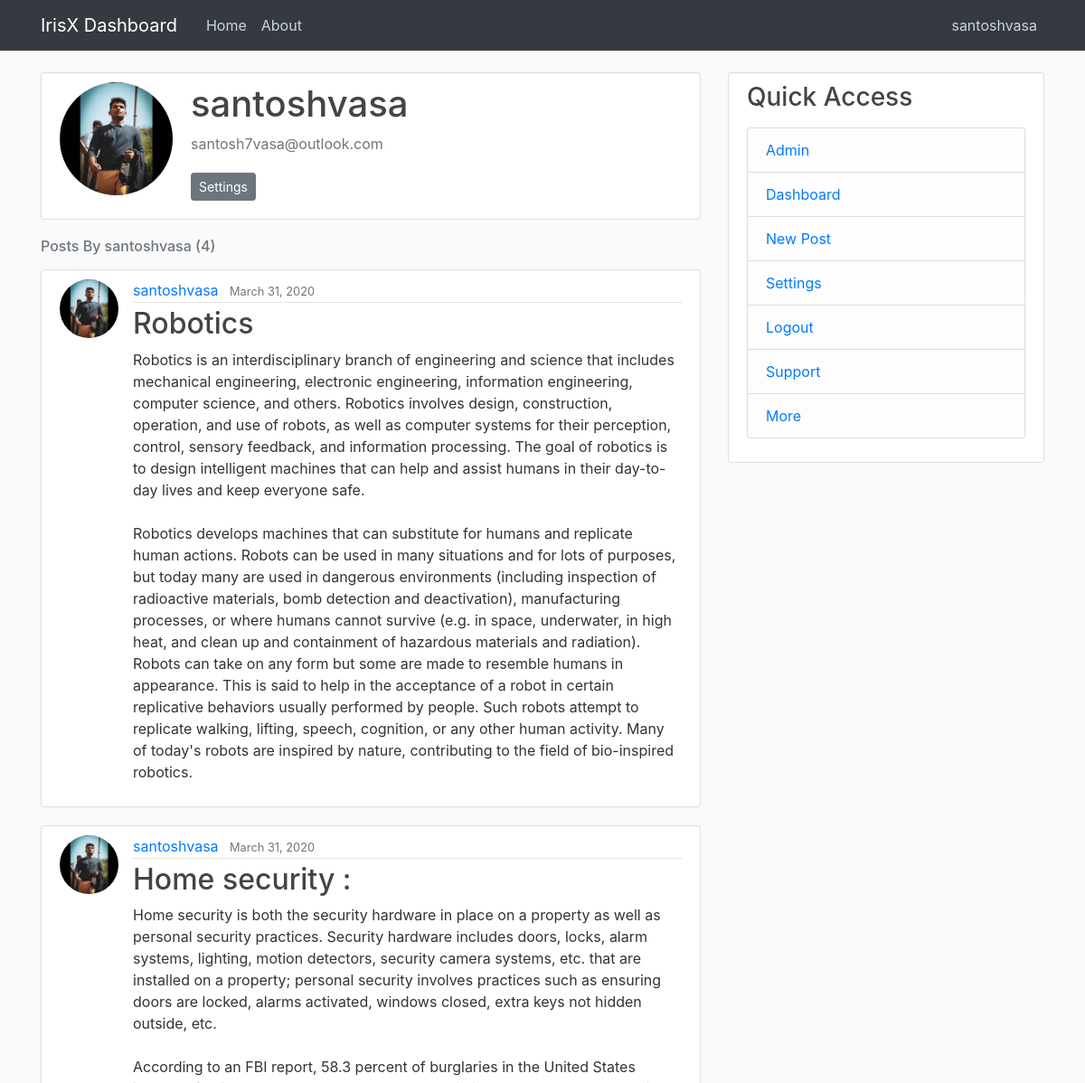
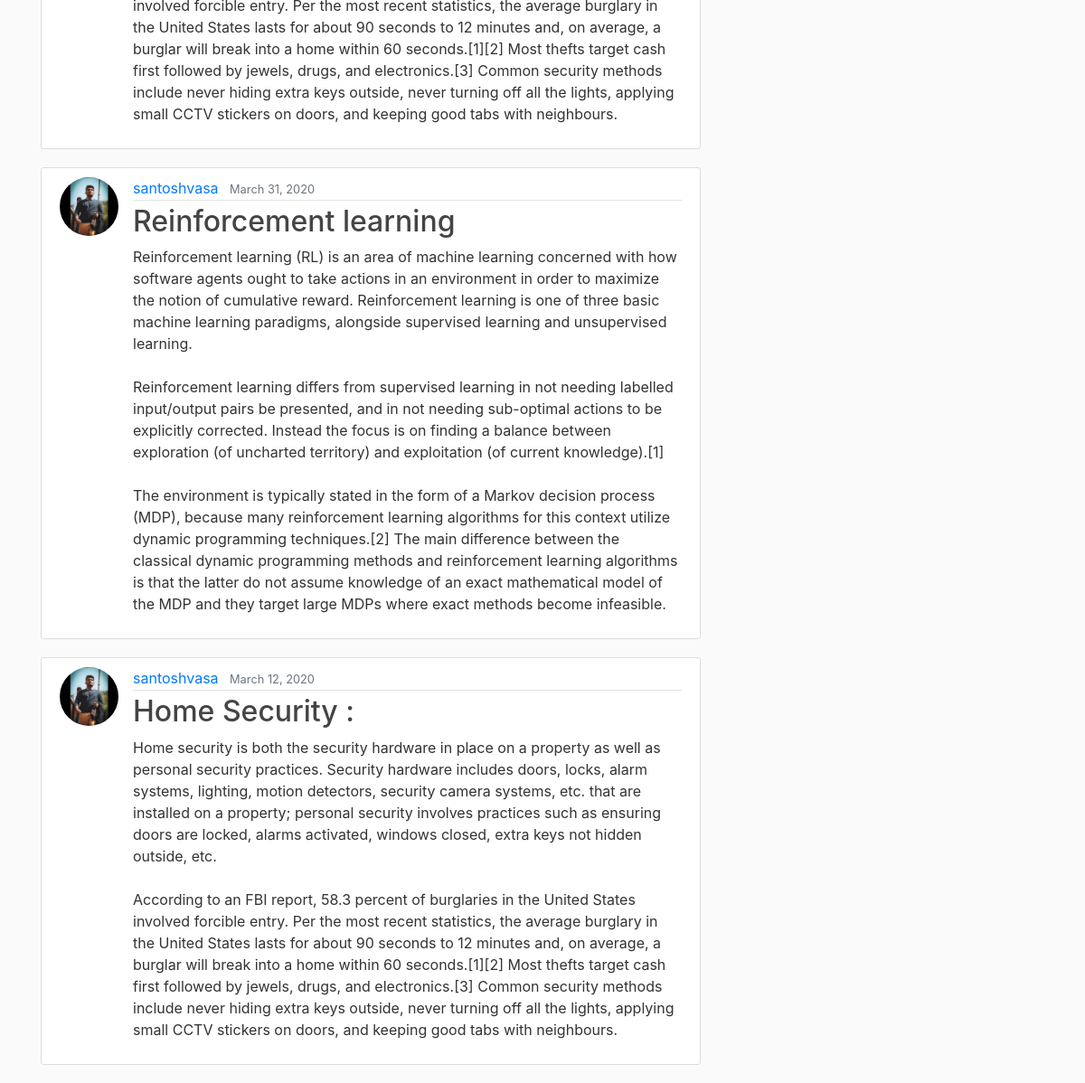
Screenshot of /user/santoshvasa (signed in) with the database file from the repository (2 pictures, top to bottom).
### blog/models.py (models this page shows, shortened)
class Post(models.Model):
    title = models.CharField(max_length=100)
    content = models.TextField()
    date_posted = models.DateTimeField(default=timezone.now)
    author = models.ForeignKey(User, on_delete=models.CASCADE)

### users/models.py (models this page shows, shortened)
class Profile(models.Model):
    user = models.OneToOneField(User, on_delete=models.CASCADE)
    image = models.ImageField(default='default.jpg', upload_to='profile_pics')

### blog/views.py (the view)
# urls.py: path('user/<str:username>', UserPostListView.as_view(), name='user-posts'),
class UserPostListView(ListView):
    model = Post
    template_name = "blog/user_posts.html"
    context_object_name = "posts"
    paginate_by = 5
    def get_queryset(self):
        user = get_object_or_404(User, username=self.kwargs.get('username'))
        return Post.objects.filter(author=user).order_by('-date_posted')

### blog/templates/blog/user_posts.html (shortened to what this page needs)
{% extends "blog/base.html" %}
{% block content %}
    {% for post in posts|slice:":1" %}
    <article class="media content-section">
    <div class="media">
      <img class="rounded-circle account-img" src="{{ post.author.profile.image.url }}">
      <div class="media-body">
        <h2 class="account-heading">{{ post.author.username }}</h2>
        <p class="text-secondary">{{ post.author.email }}</p>
        {% if post.author == user %}
        <a class = "btn btn-secondary btn-sm mt-1 mb-1" href="{% url 'profile' %}">Settings </a>
        {% endif %}
      </div>
    </div>
  </article>
  {% endfor %}
    <h6 class="mb-3 text-muted"> Posts By {{view.kwargs.username}} ({{page_obj.paginator.count}})</h6>
    {% for post in posts %}
        <article class="media content-section">
          <img class="rounded-circle article-img" src = "{{ post.author.profile.image.url }}">
          <div class="media-body">
            <div class="article-metadata">
              <a class="mr-2" href="{% url 'user-posts' post.author.username %}">{{ post.author }}</a>
              <small class="text-muted">{{ post.date_posted | date:"F d, Y" }}</small>
            </div>
            <h2><a class="article-title" href="{% url 'post-detail' post.id %}">{{ post.title }}</a></h2>
            <p class="article-content">{{ post.content }}</p>
          </div>
        </article>
    {% endfor %}
{% endblock content %}

### blog/templates/blog/base.html (shortened to what this page needs)
{% load static %}
<!doctype html>
<html lang="en">
  <head>
    <link rel="stylesheet" href="https://maxcdn.bootstrapcdn.com/bootstrap/4.0.0/css/bootstrap.min.css">
    <link rel="stylesheet" type="text/css" href="{% static 'blog/main.css' %}">
  </head>
  <body>
    <header class="site-header">
      <nav class="navbar navbar-expand-md navbar-dark bg-dark fixed-top">
        <div class="container">
          <a class="navbar-brand mr-4" href="{% url 'blog-home' %}">IrisX Dashboard</a>
          <div class="collapse navbar-collapse" id="navbarToggle">
            <div class="navbar-nav mr-auto">
              <a class="nav-item nav-link" href="{% url 'blog-home' %}">Home</a>
              <a class="nav-item nav-link" href="{% url 'blog-about' %}">About</a>
            </div>
            <div class="navbar-nav">
              {% if user.is_authenticated %}
              <a class="nav-item nav-link" href="{% url 'user-posts' user.username %}">{{ user.username }}</a>
              {% else %}
              <a class="nav-item nav-link" href="{% url 'login' %}">Login</a>
              <a class="nav-item nav-link" href="{% url 'register' %}">Register</a>
              {% endif %}
            </div>
          </div>
        </div>
      </nav>
    </header>
    <main role="main" class="container">
      <div class="row">
        <div class="col-md-8">
          {% block content %}{% endblock %}
        </div>
        <div class="col-md-4">
          <div class="content-section">
            <h3>Quick Access</h3>
            <p class='text-muted'>
              <ul class="list-group">
                {% if user.is_authenticated %}
                  {% if user.is_superuser %}
                    <li class="list-group-item list-group-item-light"><a href="/admin">Admin</a></li>
                  {% endif %}
                <li class="list-group-item list-group-item-light"><a href="#">Dashboard</a></li>
                <li class="list-group-item list-group-item-light"><a href="{% url 'post-create' %}">New Post</a></li>
                <li class="list-group-item list-group-item-light"><a href="#">Settings</a></li>
                <li class="list-group-item list-group-item-light"><a href="{% url 'logout' %}">Logout</a></li>
                {% else %}
                <li class="list-group-item list-group-item-light"><a href="{% url 'login' %}">Login</a></li>
                <li class="list-group-item list-group-item-light"><a href="{% url 'register' %}">Register</a></li>
                {% endif %}
                <li class="list-group-item list-group-item-light"><a href="#">Support</a></li>
                <li class="list-group-item list-group-item-light"><a href="#">More</a></li>
              </ul>
            </p>
          </div>
        </div>
      </div>
    </main>
  </body>
</html>

### blog/static/blog/main.css (style rules this page uses)
body { background: #fafafa; color: #333333; margin-top: 5rem; }
h1, h2, h3, h4, h5, h6 { color: #444444; }
ul { margin: 0; }
.site-header .navbar-nav .nav-link { color: #cbd5db; }
.content-section { background: #ffffff; padding: 10px 20px; border: 1px solid #dddddd; border-radius: 3px; margin-bottom: 20px; }
.article-title { color: #444444; }
.article-content { white-space: pre-line; }
.article-img { height: 65px; width: 65px; margin-right: 16px; }
.article-metadata { padding-bottom: 1px; margin-bottom: 4px; border-bottom: 1px solid #e3e3e3 }
.account-img { height: 125px; width: 125px; margin-right: 20px; margin-bottom: 16px; }
.account-heading { font-size: 2.5rem; }

### rows the page displays
Post: author.profile.image (picture), author.username "santoshvasa", author.email "santosh7vasa@outlook.com", shows "Settings", author "santoshvasa", date_posted "March 31, 2020", title "Robotics", content "Robotics is an interdisciplinary branch of engineering and science that includes mechanical engineering, electronic engineering, information engineering, computer science, and others. Robotics involves design, construction, operation, and use of robots, as well as computer systems for their perception, control, sensory feedback, and information processing. The goal of robotics is to design intelligent machines that can help and assist humans in their day-to-day lives and keep everyone safe. Robotics develops machines that can substitute for humans and replicate human actions. Robots can be used in many situations and for lots of purposes, but today many are used in dangerous environments…"
Post: author.profile.image (picture), author "santoshvasa", date_posted "March 31, 2020", title "Home security :", content "Home security is both the security hardware in place on a property as well as personal security practices. Security hardware includes doors, locks, alarm systems, lighting, motion detectors, security camera systems, etc. that are installed on a property; personal security involves practices such as ensuring doors are locked, alarms activated, windows closed, extra keys not hidden outside, etc. According to an FBI report, 58.3 percent of burglaries in the United States involved forcible entry. Per the most recent statistics, the average burglary in the United States lasts for about 90 seconds to 12 minutes and, on average, a burglar will break into a home within 60 seconds.[1][2] Most thefts…"
Post: author.profile.image (picture), author "santoshvasa", date_posted "March 31, 2020", title "Reinforcement learning", content "Reinforcement learning (RL) is an area of machine learning concerned with how software agents ought to take actions in an environment in order to maximize the notion of cumulative reward. Reinforcement learning is one of three basic machine learning paradigms, alongside supervised learning and unsupervised learning. Reinforcement learning differs from supervised learning in not needing labelled input/output pairs be presented, and in not needing sub-optimal actions to be explicitly corrected. Instead the focus is on finding a balance between exploration (of uncharted territory) and exploitation (of current knowledge).[1] The environment is typically stated in the form of a Markov decision…"
Post: author.profile.image (picture), author "santoshvasa", date_posted "March 12, 2020", title "Home Security :", content "Home security is both the security hardware in place on a property as well as personal security practices. Security hardware includes doors, locks, alarm systems, lighting, motion detectors, security camera systems, etc. that are installed on a property; personal security involves practices such as ensuring doors are locked, alarms activated, windows closed, extra keys not hidden outside, etc. According to an FBI report, 58.3 percent of burglaries in the United States involved forcible entry. Per the most recent statistics, the average burglary in the United States lasts for about 90 seconds to 12 minutes and, on average, a burglar will break into a home within 60 seconds.[1][2] Most thefts…"

### other values shown
{{ user.username }} "santoshvasa"
{{ view.kwargs.username }} "santoshvasa"
{{ page_obj.paginator.count }} "4"
